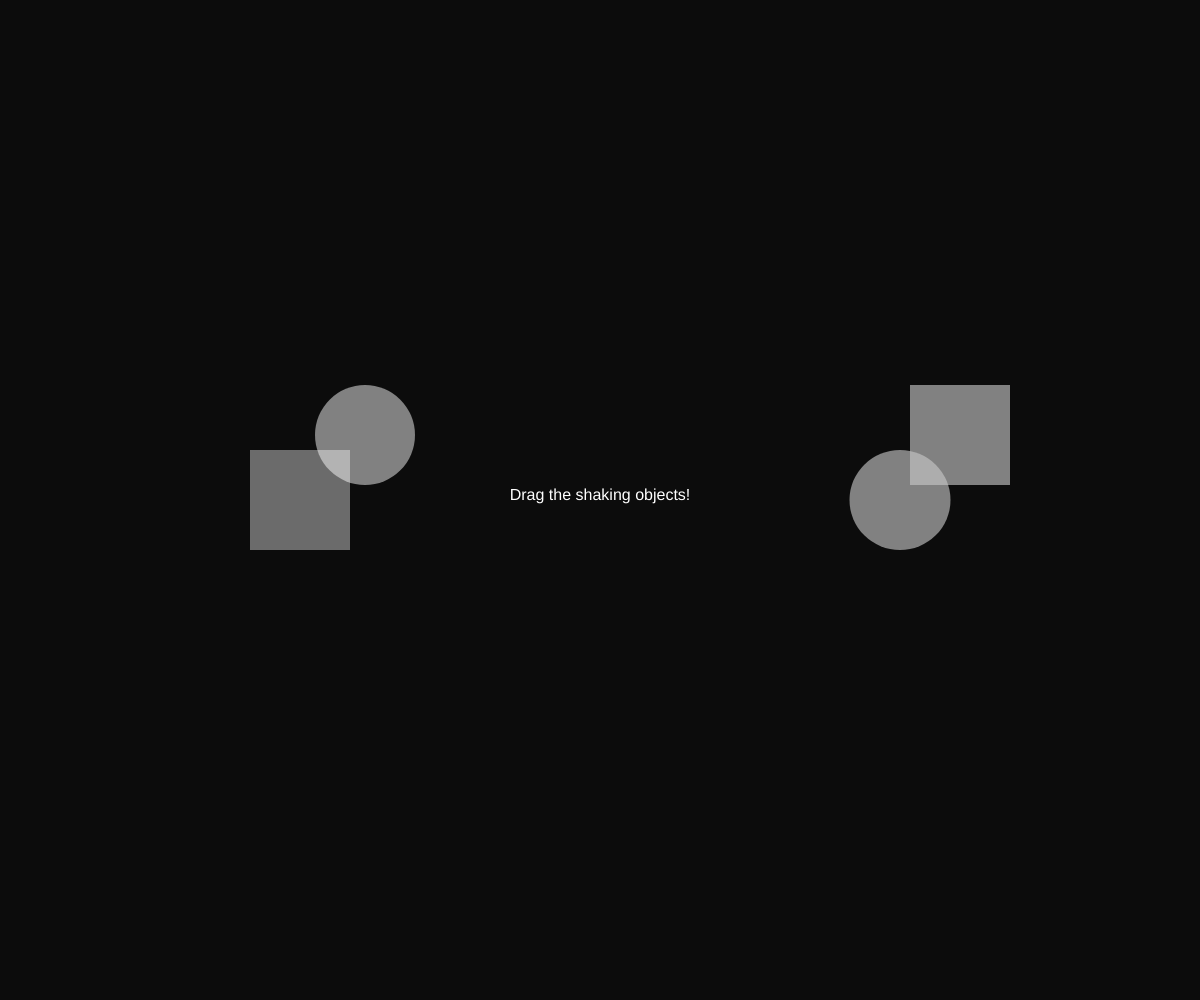
Frame 1 (no input)
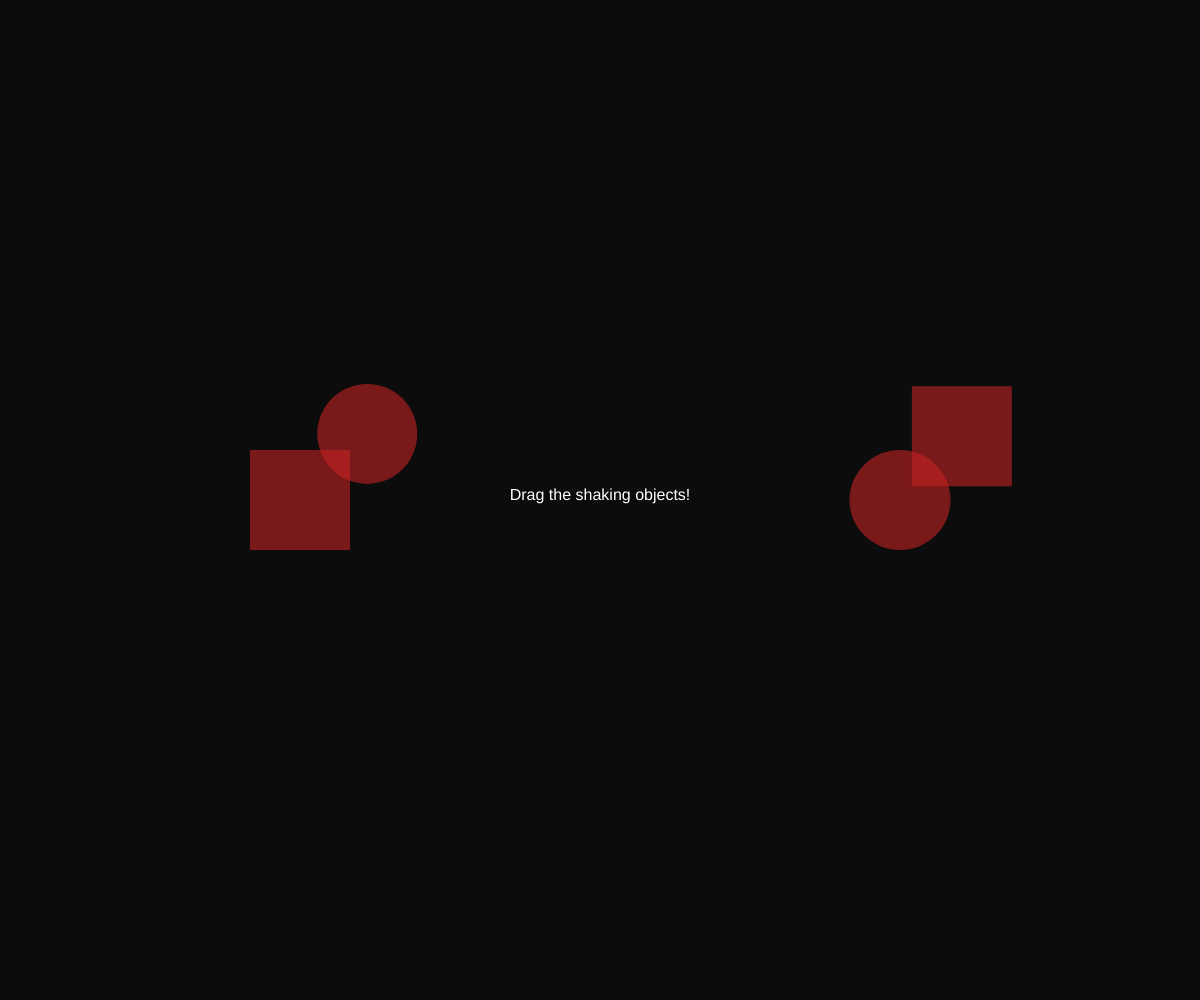
Frame 60 (no input)
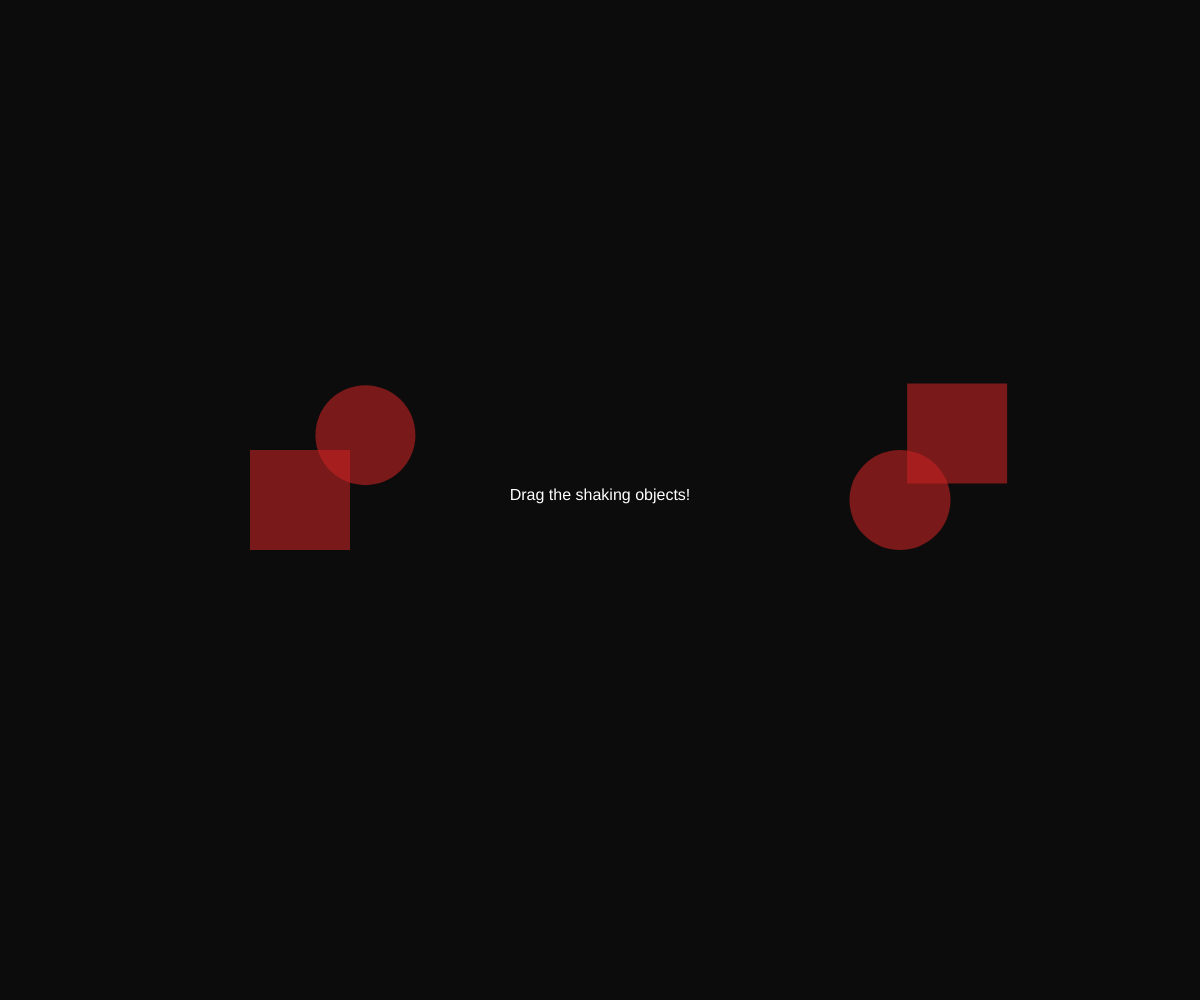
Frame 120 (the mouse pressed at the canvas centre since frame 60)

The p5.js sketch that drew these frames (run headless with seeded random() and noise() and a simulated clock; from frame 60 on, the mouse is pressed at the canvas centre):

// p5.js sketch
// ── sketch.js
/* WARNING: THIS CODE MIGHT ENCOURAGE SUICIDAL THOUGHTS */
let dir = 0;
let width = window.innerWidth;
let height = window.innerHeight;
let centx = width / 2;
let centy = height / 2;
let bgc = 12;
let ls = centx / 2;
let rs = centx * 1.5;
let side = -1;
let clicks = [1, 1];
let rect1, rect2, circ1, circ2;
let distance;
let s, distX, distY, testX, testY;
class Shape {
  constructor(x = centx, y = centy, w = 100, h = 100, c = color(255)) {
    this.x = x;
    this.y = y;
    this.w = w;
    this.h = h;
    this.c = c;
  }
  rect() {
    noStroke();
    fill(this.c);
    rect(this.x, this.y, this.w, this.h);
  }
  ellipse() {
    noStroke();
    fill(this.c);
    ellipse(this.x, this.y, this.w, this.h);
  }
  shake() {
    this.x += random(1, -1);
    this.y += random(1, -1);
  }
  set pos(arr) {
    this.x = arr[0];
    this.y = arr[1];
  }
  static checkRectCollision(a, b) {
    if (
      a.x + a.w / 2 >= b.x - b.w / 2 &&
      a.x - a.w / 2 <= b.x + b.w / 2 &&
      a.y + a.h / 2 >= b.y - b.h / 2 &&
      a.y - a.h / 2 <= b.y + b.h / 2
    ) {
      a.c = primColor;
      b.c = primColor;
    } else {
      a.c = midColor;
      b.c = midColor;
    }
  }
  static checkEllipseCollision(c, d) {
    if (dist(c.x, c.y, d.x, d.y) ** 2 <= (c.w / 2 + d.w / 2) ** 2) {
      c.c = primColor;
      d.c = primColor;
    } else {
      c.c = midColor;
      d.c = midColor;
    }
  }
  static checkRectCircCollision(rect, circ) {
    let rectx = rect.x - rect.w / 2;
    let recty = rect.y - rect.h / 2;
    let rectw = rect.w;
    let recth = rect.h;
    let circlex = circ.x;
    let circley = circ.y;
    let diameter = circ.w;
    // THIS CODE IS STOLEN FROM P5.COLLIDE2D **BUT MODIFIED TO WORK WITH RECTMODE(CENTER)**
    testX = circlex;
    testY = circley;
    if (circlex < rectx) {
      testX = rectx;
    } else if (circlex > rectx + rectw) {
      testX = rectx + rectw;
    }
    if (circley < recty) {
      testY = recty;
    } else if (circley > recty + recth) {
      testY = recty + recth;
    }
    distance = dist(circlex, circley, testX, testY);
    if (distance <= diameter / 2) {
      if (testX > rectx + rectw / 2) {
        dir = -10;
      } else {
        dir = 10;
      }
      rect.c = primColor;
      circ.c = primColor;
      return true;
    }
  }

  static checkMouseOnRect(e, o) {
    if (
      e.clientX >= o.x - o.w / 2 &&
      e.clientX <= o.x + o.w / 2 &&
      e.clientY <= o.y + o.h / 2 &&
      e.clientY >= o.y - o.h / 2
    ) {
      return true;
    }
    return false;
  }
  static checkMouseOnCirc(e, o) {
    if ((e.clientX - o.x) ** 2 + (e.clientY - o.y) ** 2 <= o.w ** 2) {
      return true;
    }
    return false;
  }
  static checkTouchOnRect(e, o) {
    if (
      e.changedTouches[0].clientX >= o.x - o.w / 2 &&
      e.changedTouches[0].clientX <= o.x + o.w / 2 &&
      e.changedTouches[0].clientY <= o.y + o.h / 2 &&
      e.changedTouches[0].clientY >= o.y - o.h / 2
    ) {
      return true;
    }
    return false;
  }
  static checkTouchOnCirc(e, o) {
    if (
      (e.changedTouches[0].clientX - o.x) ** 2 +
        (e.changedTouches[0].clientY - o.y) ** 2 <=
      o.w ** 2
    ) {
      return true;
    }
    return false;
  }
}
function showText(){
  textSize(16)
  textAlign(CENTER);
  fill(255);
  text("Drag the shaking objects!", centx, centy);
}
/*----------------   SETUP   ---------------*/
function setup() {
  createCanvas(width, height);
  noStroke();
  rectMode(CENTER);
  ellipseMode(CENTER);
  if (window.innerWidth <= 750) {
    rect1 = new Shape(centx + 60, centy * 1.5 - 60, 80, 80, color(200, 160));
    rect2 = new Shape(centx, centy / 2, 80, 80, color(255, 100));
    circ1 = new Shape(centx + 65, centy / 2 - 60, 80, 80, color(200, 160));
    circ2 = new Shape(centx, centy * 1.5, 80, 80, color(200, 160));
  } else {
    rect1 = new Shape(rs + 60, centy - 65, 100, 100, color(200, 160));
    rect2 = new Shape(ls, centy, 100, 100, color(255, 100));
    circ1 = new Shape(ls + 65, centy - 65, 100, 100, color(200, 160));
    circ2 = new Shape(rs, centy, 101, 100, color(200, 160));
  }
  primColor = color(200, 35, 35, 150);
  midColor = color(200, 150);
  focused = true;
  done = false;
  setTimeout(()=>{
    done = true
  }, 3000)
}
/*******************  DRAW  *****************/
function draw() {
  if (focused) {
    background(bgc);
    rect1.rect();
    circ1.ellipse();
    rect2.rect();
    circ2.ellipse(); 
    Shape.checkRectCollision(rect1, rect2);
    Shape.checkEllipseCollision(circ1, circ2);
    Shape.checkRectCircCollision(rect1, circ1) ? (rect1.x += dir) : null;
    if (rect1.x - rect1.w / 2 <= 0) {
      rect1.x = rect1.w / 2;
    } else if (rect1.x + rect1.w / 2 >= window.innerWidth) {
      rect1.x = window.innerWidth - rect1.w / 2;
    }
    Shape.checkRectCircCollision(rect1, circ2);
    Shape.checkRectCircCollision(rect2, circ1);
    rect1.shake();
    circ1.shake();
    if(!done){
      showText();
    }
  }
}
/********************************************/

function mouseDragged(e) {
  if (Shape.checkMouseOnRect(e, rect1)) {
    rect1.x = e.clientX;
    rect1.y = e.clientY;
  }
  if (Shape.checkMouseOnCirc(e, circ1)) {
    circ1.x = e.clientX;
    circ1.y = e.clientY;
  }
}

function mouseMoved() {}
function mouseClicked() {}
function touchMoved(e) {
  if (Shape.checkTouchOnRect(e, rect1)) {
    rect1.x = e.changedTouches[0].clientX;
    rect1.y = e.changedTouches[0].clientY;
  }
  if (Shape.checkTouchOnCirc(e, circ1)) {
    circ1.x = e.changedTouches[0].clientX;
    circ1.y = e.changedTouches[0].clientY;
  }
}
function windowResized() {
  focused = true;
  resizeCanvas(window.innerWidth, window.innerHeight);
  centx = window.innerWidth / 2;
  centy = window.innerHeight / 2;
  ls = centx / 2;
  rs = centx * 1.5;
  if (window.innerWidth <= 750) {
    rect2.pos = [centx, centy / 2];
    circ2.pos = [centx, centy * 1.5];
    rect1.pos = [centx + 65, centy * 1.5 - 35];
    circ1.pos = [centx + 65, centy / 2 - 35];
  } else {
    rect2.pos = [ls, centy];
    circ2.pos = [rs, centy];
    rect1.pos = [rs + 60, centy - 65];
    circ1.pos = [ls + 60, centy - 65];
  }
}
